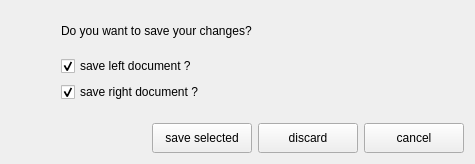
<?xml version="1.0" encoding="UTF-8"?>
<ui version="4.0">
 <class>closeDlg</class>
 <widget class="QWidget" name="closeDlg">
  <property name="geometry">
   <rect>
    <x>0</x>
    <y>0</y>
    <width>475</width>
    <height>164</height>
   </rect>
  </property>
  <property name="sizePolicy">
   <sizepolicy hsizetype="Fixed" vsizetype="Fixed">
    <horstretch>0</horstretch>
    <verstretch>0</verstretch>
   </sizepolicy>
  </property>
  <property name="maximumSize">
   <size>
    <width>475</width>
    <height>164</height>
   </size>
  </property>
  <property name="windowTitle">
   <string>closeDlg</string>
  </property>
  <property name="windowIcon">
   <iconset resource="RealCompare.qrc">
    <normaloff>:/Resources/img/main.png</normaloff>:/Resources/img/main.png</iconset>
  </property>
  <layout class="QVBoxLayout" name="verticalLayout_2">
   <item>
    <layout class="QHBoxLayout" name="horizontalLayout_2">
     <item>
      <spacer name="horizontalSpacer_3">
       <property name="orientation">
        <enum>Qt::Horizontal</enum>
       </property>
       <property name="sizeType">
        <enum>QSizePolicy::Fixed</enum>
       </property>
       <property name="sizeHint" stdset="0">
        <size>
         <width>50</width>
         <height>15</height>
        </size>
       </property>
      </spacer>
     </item>
     <item>
      <layout class="QVBoxLayout" name="verticalLayout">
       <item>
        <widget class="QLabel" name="label">
         <property name="text">
          <string>Do you want to save your changes?</string>
         </property>
        </widget>
       </item>
       <item>
        <widget class="QCheckBox" name="leftBox">
         <property name="text">
          <string>save left document ?</string>
         </property>
         <property name="checked">
          <bool>true</bool>
         </property>
        </widget>
       </item>
       <item>
        <widget class="QCheckBox" name="rightBox">
         <property name="text">
          <string>save right document ?</string>
         </property>
         <property name="checked">
          <bool>true</bool>
         </property>
        </widget>
       </item>
      </layout>
     </item>
     <item>
      <spacer name="horizontalSpacer_2">
       <property name="orientation">
        <enum>Qt::Horizontal</enum>
       </property>
       <property name="sizeHint" stdset="0">
        <size>
         <width>40</width>
         <height>20</height>
        </size>
       </property>
      </spacer>
     </item>
    </layout>
   </item>
   <item>
    <spacer name="verticalSpacer">
     <property name="orientation">
      <enum>Qt::Vertical</enum>
     </property>
     <property name="sizeType">
      <enum>QSizePolicy::Fixed</enum>
     </property>
     <property name="sizeHint" stdset="0">
      <size>
       <width>17</width>
       <height>15</height>
      </size>
     </property>
    </spacer>
   </item>
   <item>
    <layout class="QHBoxLayout" name="horizontalLayout">
     <item>
      <spacer name="horizontalSpacer">
       <property name="orientation">
        <enum>Qt::Horizontal</enum>
       </property>
       <property name="sizeHint" stdset="0">
        <size>
         <width>40</width>
         <height>20</height>
        </size>
       </property>
      </spacer>
     </item>
     <item>
      <widget class="QPushButton" name="saveBt">
       <property name="sizePolicy">
        <sizepolicy hsizetype="Minimum" vsizetype="Fixed">
         <horstretch>0</horstretch>
         <verstretch>0</verstretch>
        </sizepolicy>
       </property>
       <property name="minimumSize">
        <size>
         <width>100</width>
         <height>30</height>
        </size>
       </property>
       <property name="text">
        <string>save selected</string>
       </property>
      </widget>
     </item>
     <item>
      <widget class="QPushButton" name="discardBt">
       <property name="sizePolicy">
        <sizepolicy hsizetype="Minimum" vsizetype="Fixed">
         <horstretch>0</horstretch>
         <verstretch>0</verstretch>
        </sizepolicy>
       </property>
       <property name="minimumSize">
        <size>
         <width>100</width>
         <height>30</height>
        </size>
       </property>
       <property name="text">
        <string>discard</string>
       </property>
      </widget>
     </item>
     <item>
      <widget class="QPushButton" name="cancelBt">
       <property name="sizePolicy">
        <sizepolicy hsizetype="Fixed" vsizetype="Fixed">
         <horstretch>0</horstretch>
         <verstretch>0</verstretch>
        </sizepolicy>
       </property>
       <property name="minimumSize">
        <size>
         <width>100</width>
         <height>30</height>
        </size>
       </property>
       <property name="text">
        <string>cancel</string>
       </property>
      </widget>
     </item>
    </layout>
   </item>
  </layout>
 </widget>
 <layoutdefault spacing="6" margin="11"/>
 <resources>
  <include location="RealCompare.qrc"/>
 </resources>
 <connections>
  <connection>
   <sender>saveBt</sender>
   <signal>clicked()</signal>
   <receiver>closeDlg</receiver>
   <slot>save()</slot>
   <hints>
    <hint type="sourcelabel">
     <x>202</x>
     <y>124</y>
    </hint>
    <hint type="destinationlabel">
     <x>237</x>
     <y>81</y>
    </hint>
   </hints>
  </connection>
  <connection>
   <sender>discardBt</sender>
   <signal>clicked()</signal>
   <receiver>closeDlg</receiver>
   <slot>discard()</slot>
   <hints>
    <hint type="sourcelabel">
     <x>308</x>
     <y>124</y>
    </hint>
    <hint type="destinationlabel">
     <x>237</x>
     <y>81</y>
    </hint>
   </hints>
  </connection>
  <connection>
   <sender>cancelBt</sender>
   <signal>clicked()</signal>
   <receiver>closeDlg</receiver>
   <slot>cancel()</slot>
   <hints>
    <hint type="sourcelabel">
     <x>414</x>
     <y>124</y>
    </hint>
    <hint type="destinationlabel">
     <x>237</x>
     <y>81</y>
    </hint>
   </hints>
  </connection>
 </connections>
 <slots>
  <slot>save()</slot>
  <slot>cancel()</slot>
  <slot>discard()</slot>
 </slots>
</ui>
